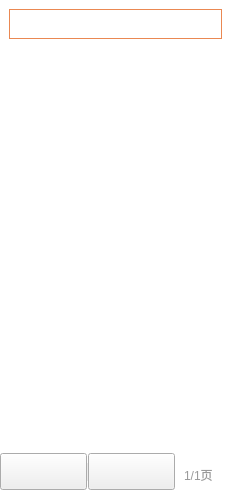
<?xml version="1.0" encoding="UTF-8"?>
<ui version="4.0">
 <class>GoodsSearchForCreateWidget</class>
 <widget class="QWidget" name="GoodsSearchForCreateWidget">
  <property name="geometry">
   <rect>
    <x>0</x>
    <y>0</y>
    <width>216</width>
    <height>493</height>
   </rect>
  </property>
  <property name="windowTitle">
   <string>Form</string>
  </property>
  <layout class="QVBoxLayout" name="verticalLayout">
   <property name="spacing">
    <number>0</number>
   </property>
   <property name="leftMargin">
    <number>0</number>
   </property>
   <property name="topMargin">
    <number>0</number>
   </property>
   <property name="rightMargin">
    <number>0</number>
   </property>
   <property name="bottomMargin">
    <number>0</number>
   </property>
   <item>
    <widget class="QWidget" name="topWidget" native="true">
     <property name="minimumSize">
      <size>
       <width>0</width>
       <height>48</height>
      </size>
     </property>
     <property name="maximumSize">
      <size>
       <width>16777215</width>
       <height>48</height>
      </size>
     </property>
     <property name="styleSheet">
      <string notr="true">QWidget#topWidget{
	background-color:#ffffff;
}</string>
     </property>
     <layout class="QHBoxLayout" name="horizontalLayout_2">
      <item>
       <widget class="SearchEdit" name="searchEdit" native="true">
        <property name="styleSheet">
         <string notr="true">border: 1px solid #ea8852;</string>
        </property>
       </widget>
      </item>
     </layout>
    </widget>
   </item>
   <item>
    <widget class="GoodsForCreateListView" name="listView">
     <property name="styleSheet">
      <string notr="true">QListView{
	border:none;
}</string>
     </property>
    </widget>
   </item>
   <item>
    <widget class="QWidget" name="pageUpDownWidget" native="true">
     <property name="minimumSize">
      <size>
       <width>0</width>
       <height>42</height>
      </size>
     </property>
     <property name="maximumSize">
      <size>
       <width>16777215</width>
       <height>42</height>
      </size>
     </property>
     <property name="styleSheet">
      <string notr="true">QWidget#pageUpDownWidget{
	background-color:#ffffff;
}</string>
     </property>
     <layout class="QHBoxLayout" name="horizontalLayout">
      <property name="spacing">
       <number>6</number>
      </property>
      <property name="leftMargin">
       <number>0</number>
      </property>
      <property name="topMargin">
       <number>0</number>
      </property>
      <property name="rightMargin">
       <number>0</number>
      </property>
      <property name="bottomMargin">
       <number>0</number>
      </property>
      <item>
       <widget class="QWidget" name="widget_4" native="true">
        <layout class="QHBoxLayout" name="horizontalLayout_3">
         <property name="spacing">
          <number>0</number>
         </property>
         <property name="leftMargin">
          <number>0</number>
         </property>
         <property name="topMargin">
          <number>0</number>
         </property>
         <property name="rightMargin">
          <number>0</number>
         </property>
         <property name="bottomMargin">
          <number>0</number>
         </property>
         <item>
          <widget class="QPushButton" name="lastPageButton">
           <property name="minimumSize">
            <size>
             <width>87</width>
             <height>37</height>
            </size>
           </property>
           <property name="maximumSize">
            <size>
             <width>87</width>
             <height>37</height>
            </size>
           </property>
           <property name="styleSheet">
            <string notr="true">QPushButton
{
	border-image: url(:/saleImage/btn-up-nomal.png);
}

QPushButton:pressed
{
	border-image: url(:/saleImage/btn-up-pess.png);
}

QPushButton:disabled
{
border-image: url(:/saleImage/btn-up-disable.png);
}</string>
           </property>
           <property name="text">
            <string/>
           </property>
          </widget>
         </item>
         <item>
          <widget class="QWidget" name="widget_3" native="true">
           <property name="minimumSize">
            <size>
             <width>1</width>
             <height>18</height>
            </size>
           </property>
           <property name="maximumSize">
            <size>
             <width>1</width>
             <height>18</height>
            </size>
           </property>
           <property name="styleSheet">
            <string notr="true">border: 1px solid #ededed;</string>
           </property>
          </widget>
         </item>
         <item>
          <widget class="QPushButton" name="nextPageButton">
           <property name="minimumSize">
            <size>
             <width>87</width>
             <height>37</height>
            </size>
           </property>
           <property name="maximumSize">
            <size>
             <width>87</width>
             <height>37</height>
            </size>
           </property>
           <property name="styleSheet">
            <string notr="true">QPushButton{
	border-image: url(:/saleImage/btn-down-nomal.png);
}

QPushButton:pressed{
	border-image: url(:/saleImage/btn-down-pess.png);
}

QPushButton:disabled{
	border-image: url(:/saleImage/btn-down-disabled.png);
}</string>
           </property>
           <property name="text">
            <string/>
           </property>
          </widget>
         </item>
        </layout>
       </widget>
      </item>
      <item>
       <widget class="QLabel" name="pageLabel">
        <property name="minimumSize">
         <size>
          <width>50</width>
          <height>0</height>
         </size>
        </property>
        <property name="maximumSize">
         <size>
          <width>50</width>
          <height>16777215</height>
         </size>
        </property>
        <property name="styleSheet">
         <string notr="true">font-size:12px;
color:#999999;
font-family:&quot;微软雅黑&quot;;
padding-top:6px;</string>
        </property>
        <property name="text">
         <string>1/1页</string>
        </property>
        <property name="alignment">
         <set>Qt::AlignLeading|Qt::AlignLeft|Qt::AlignVCenter</set>
        </property>
       </widget>
      </item>
     </layout>
    </widget>
   </item>
  </layout>
 </widget>
 <customwidgets>
  <customwidget>
   <class>SearchEdit</class>
   <extends>QWidget</extends>
   <header>SearchEdit.h</header>
   <container>1</container>
  </customwidget>
  <customwidget>
   <class>GoodsForCreateListView</class>
   <extends>QListView</extends>
   <header>GoodsForCreateListView.h</header>
  </customwidget>
 </customwidgets>
 <resources/>
 <connections/>
</ui>
